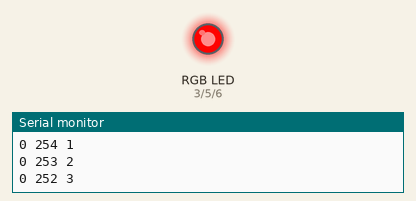
Simulated run of this sketch. Board: Arduino Uno, built with avr-gcc and run on an emulated ATmega328P. Shown: an RGB LED mixed from three pins (HIGH = lit), the last lines printed to the serial monitor. Dim RGB values are drawn brighter than linear.

Above: at 0.05 s.
At 1.85 s:
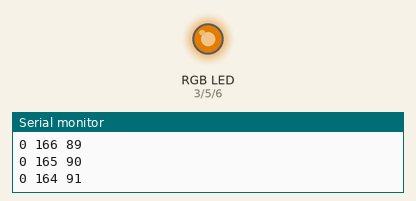
At 3.65 s:
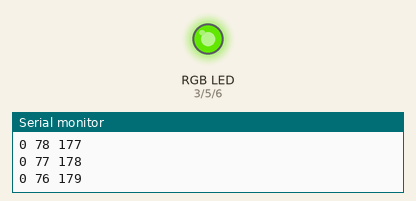
At 7.35 s:
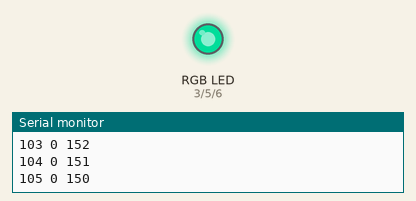
At 10.95 s:
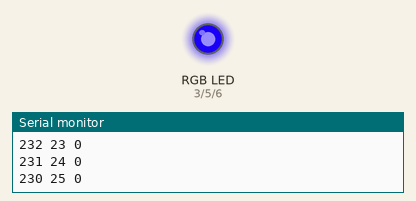
At 14.65 s:
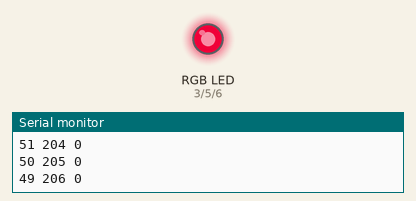
Timing chart, 0 to 20.4 s (numbered marks = the images above):
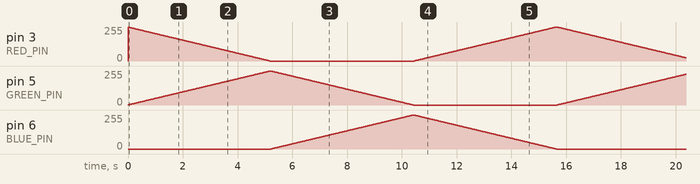

The sketch:

CrossFadeLed.ino
```cpp
const int RED_PIN = 3;
const int GREEN_PIN = 5;
const int BLUE_PIN = 6;
const int DELAY_MS = 20;
const int MAX_COLOR_VALUE = 255;
const int FADE_STEP = 1;
const int COMMON_ANODE = false;

enum RGB {
  RED,
  GREEN,
  BLUE,
  NUM_COLORS
};

int _rgbLedValues[] = {255, 0, 0};
enum RGB _curFadingUp = GREEN;
enum RGB _curFadingDown = RED;

void setup() {
  // put your setup code here, to run once:
  pinMode(RED_PIN, OUTPUT);
  pinMode(GREEN_PIN, OUTPUT);
  pinMode(BLUE_PIN, OUTPUT);
  setColor(HIGH, LOW, LOW);
  Serial.begin(9600);
}

void loop() {
  // put your main code here, to run repeatedly:
  _rgbLedValues[_curFadingUp] += FADE_STEP;
  _rgbLedValues[_curFadingDown] -= FADE_STEP;

  if (_rgbLedValues[_curFadingUp] > MAX_COLOR_VALUE) {
    _rgbLedValues[_curFadingUp] = MAX_COLOR_VALUE;
    _curFadingUp = (RGB) ((int)_curFadingUp + 1);
  }

  if (_curFadingUp > (int)BLUE) {
    _curFadingUp = RED;
  }

  if (_rgbLedValues[_curFadingDown] < 0) {
    _rgbLedValues[_curFadingDown] = 0;
    _curFadingDown = (RGB) ((int)_curFadingDown + 1);
  }

  if (_curFadingDown > (int)BLUE) {
    _curFadingDown = RED;
  }

  setColor(_rgbLedValues[RED], _rgbLedValues[GREEN], _rgbLedValues[BLUE]);
  delay(DELAY_MS);
}

void setColor(int red, int green, int blue)
{
  // Necessary for serial plotter
  Serial.print(blue);
  Serial.print(" ");
  Serial.print(red);
  Serial.print(" ");
  Serial.println(green);
  // If a common anode LED, invert values
  if(COMMON_ANODE == true){
    red = MAX_COLOR_VALUE - red;
    green = MAX_COLOR_VALUE - green;
    blue = MAX_COLOR_VALUE - blue;
  }
  analogWrite(RED_PIN, red);
  analogWrite(GREEN_PIN, green);
  analogWrite(BLUE_PIN, blue);
}
```
